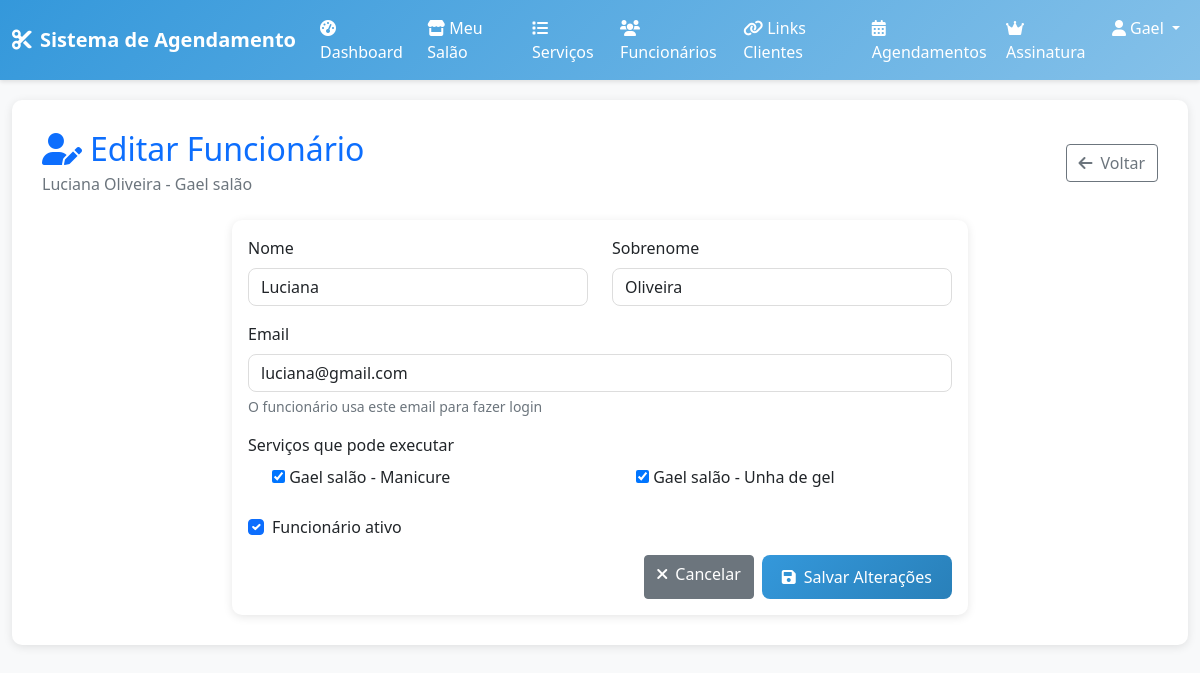
The app's page /salons/employees/2/edit/ (signed in) with its own data.
### salons/models.py (models this page shows, shortened)
class Employee(models.Model):
    user = models.OneToOneField(User, on_delete=models.CASCADE, related_name='employee_profile', verbose_name="Usuário")
    salon = models.ForeignKey(Salon, on_delete=models.CASCADE, related_name='employees', verbose_name="Salão")
    services = models.ManyToManyField(Service, blank=True, verbose_name="Serviços que pode executar")
    is_active = models.BooleanField(default=True, verbose_name="Ativo")
    hire_date = models.DateField(auto_now_add=True, verbose_name="Data de contratação")
    created_at = models.DateTimeField(auto_now_add=True)
    updated_at = models.DateTimeField(auto_now=True)
    class Meta:
        verbose_name = "Funcionário"
        verbose_name_plural = "Funcionários"
        unique_together = ['user', 'salon']

class Salon(models.Model):
    name = models.CharField(max_length=100, verbose_name="Nome do Salão")
    description = models.TextField(blank=True, null=True, verbose_name="Descrição")
    photo = models.ImageField(upload_to='salon_photos/', blank=True, null=True, verbose_name="Foto do Salão")
    address = models.CharField(max_length=200, verbose_name="Endereço")
    city = models.CharField(max_length=100, verbose_name="Cidade")
    state = models.CharField(max_length=2, verbose_name="Estado")
    zip_code = models.CharField(max_length=10, verbose_name="CEP")
    phone = models.CharField(max_length=15, verbose_name="Telefone")
    email = models.EmailField(verbose_name="Email")
    owner = models.OneToOneField(User, on_delete=models.CASCADE, related_name='salon', verbose_name="Proprietário")
    weekdays_open = models.TimeField(blank=True, null=True, verbose_name="Segunda à Sexta - Abertura")
    weekdays_close = models.TimeField(blank=True, null=True, verbose_name="Segunda à Sexta - Fechamento")
    saturday_open = models.TimeField(blank=True, null=True, verbose_name="Sábado - Abertura")
    saturday_close = models.TimeField(blank=True, null=True, verbose_name="Sábado - Fechamento")
    sunday_open = models.TimeField(blank=True, null=True, verbose_name="Domingo - Abertura")
    sunday_close = models.TimeField(blank=True, null=True, verbose_name="Domingo - Fechamento")
    created_at = models.DateTimeField(auto_now_add=True)
    updated_at = models.DateTimeField(auto_now=True)
    class Meta:
        verbose_name = "Salão"
        verbose_name_plural = "Salões"

### subscriptions/views.py (the view)
    def wrapper(request, *args, **kwargs):
        if not request.user.is_authenticated:
            return redirect('accounts:login')
        if request.user.profile.user_type != 'owner':
            messages.error(request, 'Acesso negado.')
            return redirect('accounts:dashboard')
        subscription = getattr(request.user, 'subscription', None)
        if not subscription or not subscription.is_active():
            messages.warning(request, 'Sua assinatura expirou. Renove para continuar usando o sistema.')
            return redirect('subscriptions:detail')
        return view_func(request, *args, **kwargs)

### salons/forms.py (shortened to what this page needs)
class EmployeeEditForm(forms.ModelForm):
    first_name = forms.CharField(
        max_length=30,
        label="Nome",
        widget=forms.TextInput(attrs={'class': 'form-control'})
    )
    last_name = forms.CharField(
        max_length=30,
        label="Sobrenome",
        widget=forms.TextInput(attrs={'class': 'form-control'})
    )
    email = forms.EmailField(
        label="Email",
        widget=forms.EmailInput(attrs={'class': 'form-control'})
    )
    class Meta:
        model = Employee
        fields = ['services', 'is_active']
        widgets = {
            'services': forms.CheckboxSelectMultiple(),
            'is_active': forms.CheckboxInput(attrs={'class': 'form-check-input'}),
        }
    def __init__(self, *args, **kwargs):
        salon = kwargs.pop('salon', None)
        super().__init__(*args, **kwargs)
        if salon:
            self.fields['services'].queryset = salon.services.all()
        if self.instance and self.instance.pk:
            user = self.instance.user
            self.fields['first_name'].initial = user.first_name
            self.fields['last_name'].initial = user.last_name
            self.fields['email'].initial = user.email

### salons/models.py (called while the page is built)
    def __str__(self):
        return f"{self.salon.name} - {self.name}"

### salons/views.py (called while the page is built)
@subscription_required
def edit_employee(request, employee_id):
    salon = request.user.salon
    employee = get_object_or_404(Employee, id=employee_id, salon=salon)
    if request.method == 'POST':
        form = EmployeeEditForm(request.POST, instance=employee, salon=salon)
        if form.is_valid():
            form.save()
            messages.success(request, f'Funcionário {employee.user.get_full_name()} atualizado com sucesso!')
            return redirect('salons:employees_list')
    else:
        form = EmployeeEditForm(instance=employee, salon=salon)
    return render(request, 'salons/edit_employee.html', {
        'form': form,
        'employee': employee,
        'salon': salon
    })

### subscriptions/models.py (called while the page is built)
    def is_active(self):
        return self.status == 'active' and self.end_date > timezone.now()

### templates/salons/edit_employee.html (shortened to what this page needs)
{% extends 'base/base.html' %}
{% block content %}
<div class="row">
    <div class="col-12">
        <div class="d-flex justify-content-between align-items-center mb-4">
            <div>
                <h2 class="text-primary mb-1">
                    <i class="fas fa-user-edit me-2"></i>Editar Funcionário
                </h2>
                <p class="text-muted mb-0">{{ employee.user.get_full_name|default:employee.user.username }} - {{ salon.name }}</p>
            </div>
            <div>
                <a href="{% url 'salons:employees_list' %}" class="btn btn-outline-secondary">
                    <i class="fas fa-arrow-left me-2"></i>Voltar
                </a>
            </div>
        </div>
    </div>
</div>
<div class="row justify-content-center">
    <div class="col-lg-8">
        <div class="card">
            <div class="card-body">
                <form method="post" novalidate>
                    <div class="row mb-3">
                        <div class="col-md-6">
                            <label for="{{ form.first_name.id_for_label }}" class="form-label">{{ form.first_name.label }}</label>
                            {{ form.first_name }}
                        </div>
                        <div class="col-md-6">
                            <label for="{{ form.last_name.id_for_label }}" class="form-label">{{ form.last_name.label }}</label>
                            {{ form.last_name }}
                        </div>
                    </div>
                    <div class="mb-3">
                        <label for="{{ form.email.id_for_label }}" class="form-label">{{ form.email.label }}</label>
                        {{ form.email }}
                        <div class="form-text">O funcionário usa este email para fazer login</div>
                    </div>
                    <div class="mb-3">
                        <label class="form-label">Serviços que pode executar</label>
                        <div class="row">
                            {% for choice in form.services %}
                            <div class="col-md-6 mb-2">
                                <div class="form-check">
                                    {{ choice.tag }}
                                    <label class="form-check-label" for="{{ choice.choice_value }}">
                                        {{ choice.choice_label }}
                                    </label>
                                </div>
                            </div>
                            {% endfor %}
                        </div>
                    </div>
                    <div class="mb-3">
                        <div class="form-check">
                            {{ form.is_active }}
                            <label class="form-check-label" for="{{ form.is_active.id_for_label }}">
                                Funcionário ativo
                            </label>
                        </div>
                    </div>
                    <div class="d-flex justify-content-end gap-2">
                        <a href="{% url 'salons:employees_list' %}" class="btn btn-secondary">
                            <i class="fas fa-times me-2"></i>Cancelar
                        </a>
                        <button type="submit" class="btn btn-primary">
                            <i class="fas fa-save me-2"></i>Salvar Alterações
                        </button>
                    </div>
                </form>
            </div>
        </div>
    </div>
</div>
{% endblock %}

### templates/base/base.html (shortened to what this page needs)
<!DOCTYPE html>
<html lang="pt-br">
<head>
    <link href="https://cdn.jsdelivr.net/npm/bootstrap@5.1.3/dist/css/bootstrap.min.css" rel="stylesheet">
    <link href="https://cdnjs.cloudflare.com/ajax/libs/font-awesome/6.0.0/css/all.min.css" rel="stylesheet">
</head>
<body>
    <nav class="navbar navbar-expand-lg navbar-dark">
        <div class="container-fluid">
            <a class="navbar-brand" href="{% url 'core:landing_page' %}">
                <i class="fas fa-cut me-2"></i>Sistema de Agendamento
            </a>
            <div class="collapse navbar-collapse" id="navbarNav">
                <ul class="navbar-nav ms-auto">
                    {% if user.is_authenticated %}
                        {% if user.profile.user_type == 'owner' %}
                            <li class="nav-item">
                                <a class="nav-link" href="{% url 'salons:owner_dashboard' %}">
                                    <i class="fas fa-tachometer-alt me-1"></i>Dashboard
                                </a>
                            </li>
                            <li class="nav-item">
                                <a class="nav-link" href="{% url 'salons:edit_salon' %}">
                                    <i class="fas fa-store me-1"></i>Meu Salão
                                </a>
                            </li>
                            <li class="nav-item">
                                <a class="nav-link" href="{% url 'salons:services_list' %}">
                                    <i class="fas fa-list me-1"></i>Serviços
                                </a>
                            </li>
                            <li class="nav-item">
                                <a class="nav-link" href="{% url 'salons:employees_list' %}">
                                    <i class="fas fa-users me-1"></i>Funcionários
                                </a>
                            </li>
                            <li class="nav-item">
                                <a class="nav-link" href="{% url 'salons:manage_client_links' %}">
                                    <i class="fas fa-link me-1"></i>Links Clientes
                                </a>
                            </li>
                            <li class="nav-item">
                                <a class="nav-link" href="{% url 'salons:appointments_list' %}">
                                    <i class="fas fa-calendar-alt me-1"></i>Agendamentos
                                </a>
                            </li>
                            <li class="nav-item">
                                <a class="nav-link" href="{% url 'subscriptions:detail' %}">
                                    <i class="fas fa-crown me-1"></i>Assinatura
                                </a>
                            </li>
                        {% endif %}
                        <li class="nav-item dropdown">
                            <a class="nav-link dropdown-toggle" href="#" id="navbarDropdown" role="button" data-bs-toggle="dropdown">
                                <i class="fas fa-user me-1"></i>{{ user.first_name|default:user.username }}
                            </a>
                        </li>
                    {% endif %}
                </ul>
            </div>
        </div>
    </nav>
    <div class="container-fluid">
        <div class="main-content">
            {% block content %}
            {% endblock %}
        </div>
    </div>
</body>
</html>

### templates/base/base.html (style rules this page uses)
:root { --primary-color: #3498db; --primary-light: #85c1e9; --primary-dark: #2980b9; --secondary-color: #ecf0f1; --text-dark: #2c3e50; --text-light: #7f8c8d; }
body { background-color: #f8f9fa; font-family: 'Segoe UI', Tahoma, Geneva, Verdana, sans-serif; }
.navbar { background: linear-gradient(135deg, var(--primary-color), var(--primary-light)); box-shadow: 0 2px 4px rgba(0,0,0,0.1); }
.navbar-brand { font-weight: bold; color: white !important; }
.navbar-nav .nav-link { color: white !important; transition: color 0.3s; }
.main-content { background-color: white; border-radius: 10px; box-shadow: 0 2px 10px rgba(0,0,0,0.1); margin: 20px 0; padding: 30px; }
.card { border: none; border-radius: 10px; box-shadow: 0 2px 10px rgba(0,0,0,0.1); transition: transform 0.3s; }
.btn-primary { background: linear-gradient(135deg, var(--primary-color), var(--primary-dark)); border: none; border-radius: 8px; padding: 10px 20px; transition: all 0.3s; }
.form-control { border-radius: 8px; border: 1px solid #ddd; transition: border-color 0.3s; }

### records on screen
Employee: user.get_full_name "Luciana Oliveira", is_active "☑"
Salon: name "Gael salão"

### other values on screen
{{ user.first_name|default:user.username }} "Gael"
{{ choice.choice_label }} "Gael salão - Manicure" "Gael salão - Unha de gel"
